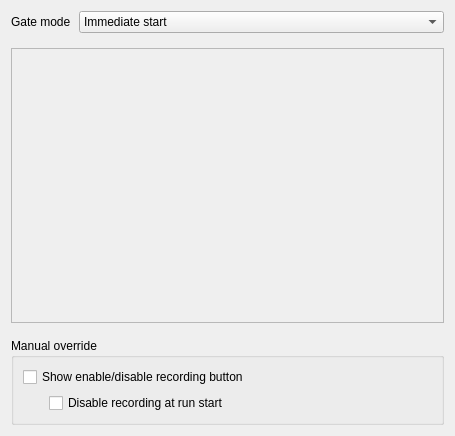
<?xml version="1.0" encoding="UTF-8"?>
<ui version="4.0">
 <class>GateTab</class>
 <widget class="QWidget" name="GateTab">
  <property name="geometry">
   <rect>
    <x>0</x>
    <y>0</y>
    <width>455</width>
    <height>436</height>
   </rect>
  </property>
  <property name="sizePolicy">
   <sizepolicy hsizetype="Minimum" vsizetype="Preferred">
    <horstretch>0</horstretch>
    <verstretch>0</verstretch>
   </sizepolicy>
  </property>
  <property name="windowTitle">
   <string>Form</string>
  </property>
  <layout class="QGridLayout" name="gridLayout_2">
   <property name="verticalSpacing">
    <number>15</number>
   </property>
   <item row="0" column="0">
    <layout class="QHBoxLayout" name="horizontalLayout">
     <property name="spacing">
      <number>8</number>
     </property>
     <item>
      <widget class="QLabel" name="gateModeLabel">
       <property name="text">
        <string>Gate mode</string>
       </property>
      </widget>
     </item>
     <item>
      <widget class="QComboBox" name="gateModeCB">
       <property name="sizePolicy">
        <sizepolicy hsizetype="Expanding" vsizetype="Fixed">
         <horstretch>0</horstretch>
         <verstretch>0</verstretch>
        </sizepolicy>
       </property>
       <property name="minimumSize">
        <size>
         <width>0</width>
         <height>22</height>
        </size>
       </property>
       <item>
        <property name="text">
         <string>Immediate start</string>
        </property>
       </item>
       <item>
        <property name="text">
         <string>Remote controlled start and stop</string>
        </property>
       </item>
      </widget>
     </item>
    </layout>
   </item>
   <item row="1" column="0">
    <widget class="QFrame" name="gateFrame">
     <property name="sizePolicy">
      <sizepolicy hsizetype="Expanding" vsizetype="Expanding">
       <horstretch>0</horstretch>
       <verstretch>0</verstretch>
      </sizepolicy>
     </property>
     <property name="frameShape">
      <enum>QFrame::StyledPanel</enum>
     </property>
     <property name="frameShadow">
      <enum>QFrame::Sunken</enum>
     </property>
    </widget>
   </item>
   <item row="2" column="0">
    <widget class="QGroupBox" name="manOvGB">
     <property name="title">
      <string>Manual override</string>
     </property>
     <layout class="QGridLayout" name="gridLayout">
      <item row="1" column="1">
       <widget class="QCheckBox" name="manOvInitOffChk">
        <property name="sizePolicy">
         <sizepolicy hsizetype="Expanding" vsizetype="Fixed">
          <horstretch>0</horstretch>
          <verstretch>0</verstretch>
         </sizepolicy>
        </property>
        <property name="text">
         <string>Disable recording at run start</string>
        </property>
       </widget>
      </item>
      <item row="1" column="0">
       <spacer name="horizontalSpacer">
        <property name="orientation">
         <enum>Qt::Horizontal</enum>
        </property>
        <property name="sizeType">
         <enum>QSizePolicy::Preferred</enum>
        </property>
        <property name="sizeHint" stdset="0">
         <size>
          <width>20</width>
          <height>20</height>
         </size>
        </property>
       </spacer>
      </item>
      <item row="0" column="0" colspan="2">
       <widget class="QCheckBox" name="manOvShowButChk">
        <property name="sizePolicy">
         <sizepolicy hsizetype="Expanding" vsizetype="Fixed">
          <horstretch>0</horstretch>
          <verstretch>0</verstretch>
         </sizepolicy>
        </property>
        <property name="text">
         <string>Show enable/disable recording button</string>
        </property>
       </widget>
      </item>
     </layout>
    </widget>
   </item>
  </layout>
 </widget>
 <tabstops>
  <tabstop>gateModeCB</tabstop>
  <tabstop>manOvShowButChk</tabstop>
  <tabstop>manOvInitOffChk</tabstop>
 </tabstops>
 <resources/>
 <connections/>
</ui>
